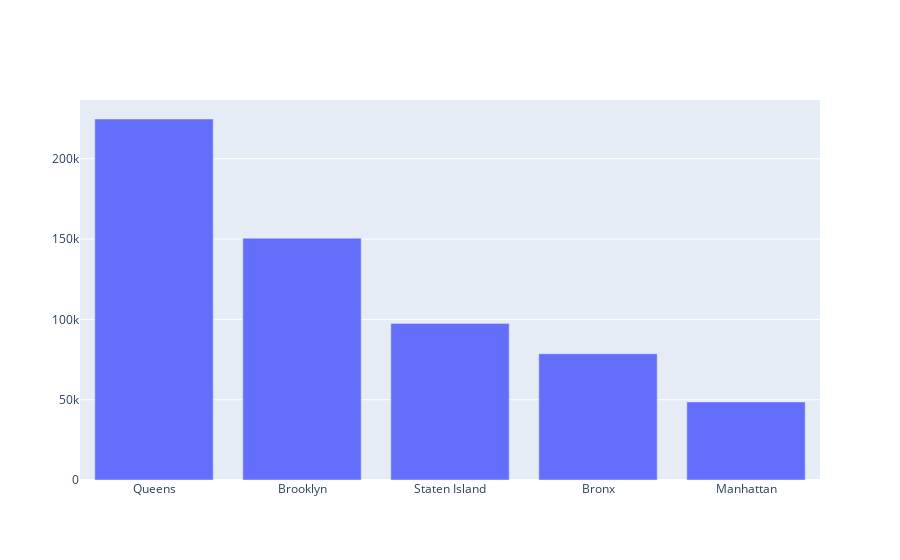

Notebook code cell kept with this figure:
### Markdown cell above
<br>
<br>

Now we are ready to pass the data to Plotly for visualizing.

Below are two of the main drivers behind nearly all Plotly visuals – a **Figure** object and a graph type, in this case **Bar**. We place the Bar object inside the figure and specify the X and Y columns by passing the columns of our DataFrame above.

Plotly by default always shows a control bar at the top each plot – below we turn this off by passing a dictionary to the *config* argument.

### Code cell
fig = go.Figure(
    go.Bar(
        x=boro_data['boro'], y=boro_data['count'])
)

fig.show(
    config= {'displaylogo': False, 
             'displayModeBar': False}
)

### Figure 1 — Plotly figure (JSON) as saved in the notebook; plotly's stock layout.template omitted (floating-point values rounded to 4 significant figures)
{"data": [{"type": "bar", "x": ["Queens", "Brooklyn", "Staten Island", "Bronx", "Manhattan"], "y": [224748, 150555, 97500, 78593, 48604]}], "layout": {"autosize": true, "xaxis": {"autorange": true, "range": [-0.5, 4.5], "type": "category"}, "yaxis": {"autorange": true, "range": [0, 236600.0], "type": "linear"}}}
